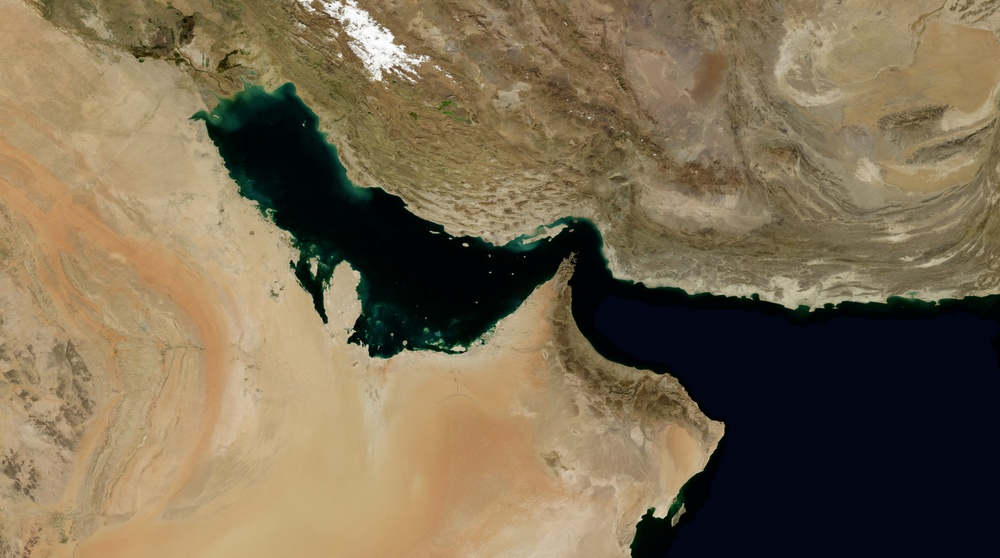
#> input picture map.jpg, 1000 x 558 px, shrunk from 5423 x 3025 before the run
$ python split_map.py
#> lines starting #> are read from the running program, lines starting #| are printed output that depends on the picture; after the words box and inside, x2 and y2 are one past the last pixel; in counts of white or black regions, pixels touching at a corner belong together
#!/usr/bin/env python3
"""Split map.jpg into land and ocean RGBA layers for the game engine.

Uses color classification + flood fill from ocean seeds to avoid
classifying dark mountain shadows as ocean.
"""

from PIL import Image, ImageFilter
import numpy as np
from collections import deque

src = Image.open("map.jpg").convert("RGB")
#> src is the input picture: PIL image 1000x558 RGB; mean R, G, B 122, 106.9, 81.1
arr = np.array(src, dtype=np.float32)
w, h = src.size
print(f"Source: {w}x{h}")
#| Source: 1000x558

# --- Per-pixel ocean candidate classification ---
r, g, b = arr[:,:,0], arr[:,:,1], arr[:,:,2]
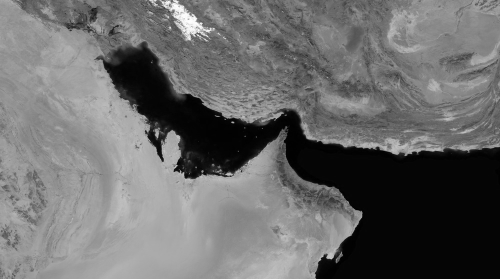
#> g: shape (558, 1000) float32 (shown at 1/2 size); min 0, max 255, mean 106.9
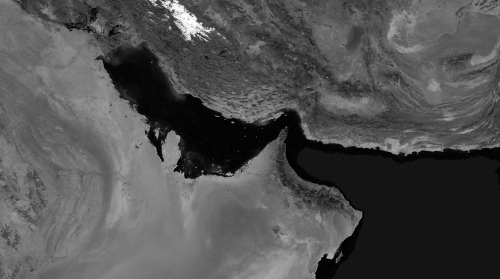
#> b: shape (558, 1000) float32 (shown at 1/2 size); min 0, max 255, mean 81.1
brightness = r * 0.299 + g * 0.587 + b * 0.114
max_c = np.maximum(np.maximum(r, g), b)
min_c = np.minimum(np.minimum(r, g), b)
chroma = max_c - min_c
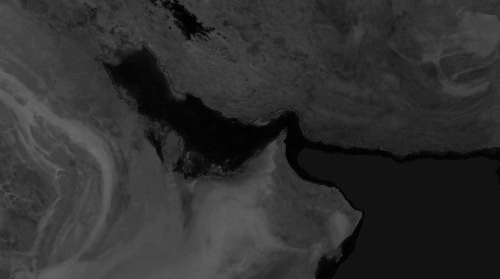
#> chroma: shape (558, 1000) float32 (shown at 1/2 size); min 0, max 103, mean 47.9

# Hue (0-360)
hue = np.zeros_like(brightness)
mask_nz = chroma > 0
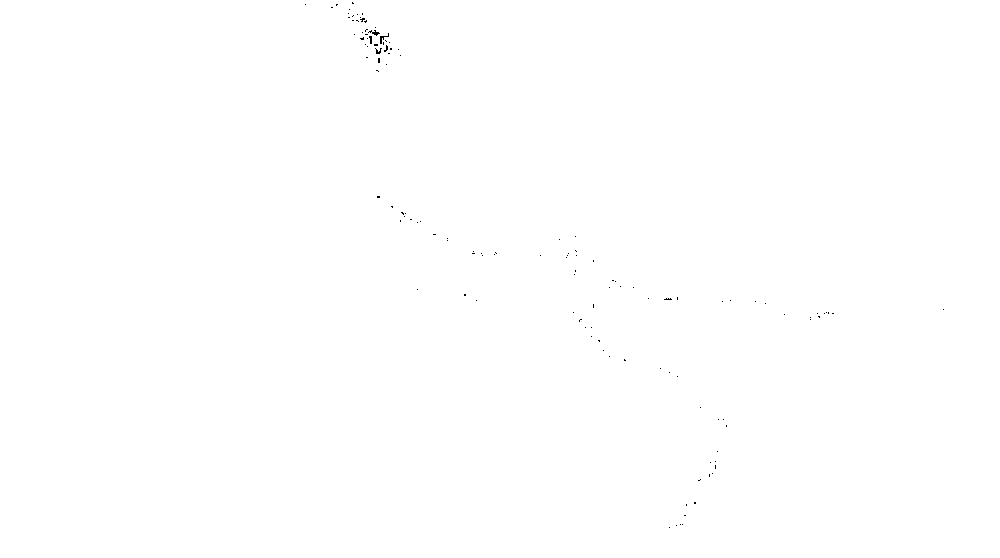
#> mask_nz: shape (558, 1000) bool; 99.9% white; black in thin lines or dots, all inside (x1, y1, x2, y2) = (305, 2, 944, 528)
mask_r = (max_c == r) & mask_nz
#> mask_r: shape (558, 1000) bool; 75.6% white; 60 black regions (49 under 20 px), largest, box (x1, y1, x2, y2) and area: (190, 74, 1000, 558) 134843, (365, 33, 396, 54) 286, (344, 8, 365, 22) 124
mask_g = (max_c == g) & mask_nz
#> mask_g: shape (558, 1000) bool; 6.7% white; 134 white regions (106 under 20 px), largest, box (x1, y1, x2, y2) and area: (189, 74, 766, 360) 29968, (768, 291, 1000, 322) 3023, (630, 463, 712, 558) 1750
mask_b = (max_c == b) & mask_nz
#> mask_b: shape (558, 1000) bool; 18.6% white; 122 white regions (103 under 20 px), largest, box (x1, y1, x2, y2) and area: (557, 228, 1000, 558) 85319, (236, 97, 562, 314) 17144, (381, 313, 415, 353) 453
hue[mask_r] = (60 * ((g[mask_r] - b[mask_r]) / chroma[mask_r])) % 360
hue[mask_g] = 60 * ((b[mask_g] - r[mask_g]) / chroma[mask_g]) + 120
hue[mask_b] = 60 * ((r[mask_b] - g[mask_b]) / chroma[mask_b]) + 240
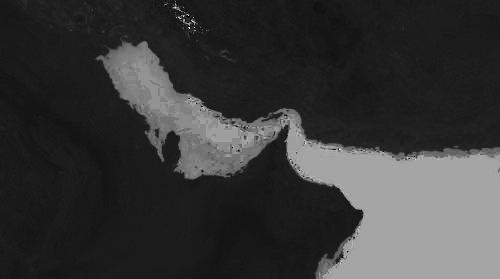
#> hue: shape (558, 1000) float32 (shown at 1/2 size); min 0, max 353.3, mean 78.4; drawn with min black and max white

# Ocean candidates: blue-green hue and dark, OR extremely dark
is_blue_green = (hue > 100) & (hue < 260)
#> is_blue_green: shape (558, 1000) bool; 23.6% white; 27 white regions (23 under 20 px), largest, box (x1, y1, x2, y2) and area: (192, 82, 1000, 558) 131288, (365, 37, 387, 52) 95, (352, 14, 362, 22) 39, (345, 8, 353, 17) 30
is_dark_water = is_blue_green & (brightness < 170)
#> is_dark_water: shape (558, 1000) bool; 23.5% white; 7 white regions (6 under 20 px), largest, box (x1, y1, x2, y2) and area: (192, 82, 1000, 558) 131284
is_very_dark = brightness < 25  # deep ocean nearly black
#> is_very_dark: shape (558, 1000) bool; 22.5% white; 33 white regions (32 under 20 px), largest, box (x1, y1, x2, y2) and area: (206, 93, 1000, 558) 125464
is_warm = ((hue < 60) | (hue > 310)) & (brightness > 50)
#> is_warm: shape (558, 1000) bool; 75.4% white; 125 black regions (110 under 20 px), largest, box (x1, y1, x2, y2) and area: (189, 74, 1000, 558) 135586, (364, 24, 398, 68) 507, (343, 8, 362, 22) 145

# Candidate = could be ocean (generous — flood fill will constrain)
candidate = (is_dark_water | is_very_dark) & ~is_warm
#> candidate: shape (558, 1000) bool; 23.7% white; 20 white regions (19 under 20 px), largest, box (x1, y1, x2, y2) and area: (192, 82, 1000, 558) 132466

# --- Flood fill from known ocean points ---
# Seed points in the middle of the Gulf (known ocean).
# Proportional to image size so they work at any resolution.
seeds = [
    (h // 2, w // 3),                 # mid-Gulf
    (h // 2, w // 2),                 # central
    (int(h * 0.30), int(w * 0.15)),   # northwest Gulf
    (int(h * 0.55), int(w * 0.65)),   # near strait
    (int(h * 0.45), int(w * 0.80)),   # Gulf of Oman
    (int(h * 0.48), int(w * 0.90)),   # far east Gulf of Oman
]

ocean_mask = np.zeros((h, w), dtype=bool)
visited = np.zeros((h, w), dtype=bool)
candidate_arr = np.array(candidate)

queue = deque()
for sy, sx in seeds:
    # Find nearest candidate pixel to seed (in case seed lands on non-candidate)
    found = False
    for radius in range(0, 50):
        for dy in range(-radius, radius + 1):
            for dx in range(-radius, radius + 1):
                ny, nx = sy + dy, sx + dx
                if 0 <= ny < h and 0 <= nx < w and candidate_arr[ny, nx] and not visited[ny, nx]:
                    queue.append((ny, nx))
                    visited[ny, nx] = True
                    ocean_mask[ny, nx] = True
                    found = True
        if found:
            break
#> ocean_mask: shape (558, 1000) bool; 0% white in thin lines or dots, all inside (x1, y1, x2, y2) = (195, 119, 915, 307)

print(f"Flood fill from {len(seeds)} seeds, queue start: {len(queue)}")
#| Flood fill from 6 seeds, queue start: 14

# 4-connected flood fill through candidate pixels
while queue:
    cy, cx = queue.popleft()
    for dy, dx in [(-1, 0), (1, 0), (0, -1), (0, 1)]:
        ny, nx = cy + dy, cx + dx
        if 0 <= ny < h and 0 <= nx < w and not visited[ny, nx] and candidate_arr[ny, nx]:
            visited[ny, nx] = True
            ocean_mask[ny, nx] = True
            queue.append((ny, nx))
#> ocean_mask: shape (558, 1000) bool; 23.7% white; 2 white regions (1 under 20 px), largest, box (x1, y1, x2, y2) and area: (192, 82, 1000, 558) 132465

print(f"After flood fill: {ocean_mask.sum()} ocean pixels ({ocean_mask.sum() / ocean_mask.size * 100:.1f}%)")
#| After flood fill: 132475 ocean pixels (23.7%)

# --- Morphological cleanup ---
mask_img = Image.fromarray((ocean_mask * 255).astype(np.uint8), mode='L')
# Close small gaps (islands that should be ocean-connected, thin coastal artifacts)
mask_img = mask_img.filter(ImageFilter.MaxFilter(3))
#> mask_img: PIL image 1000x558 L; 24.4% white; 2 white regions, box (x1, y1, x2, y2) and area: (191, 81, 1000, 558) 135881, (909, 291, 917, 295) 30
mask_img = mask_img.filter(ImageFilter.MinFilter(3))
#> mask_img: PIL image 1000x558 L; 23.8% white; 2 white regions (1 under 20 px), largest, box (x1, y1, x2, y2) and area: (192, 82, 1000, 558) 132679
# Smooth coastline
mask_img = mask_img.filter(ImageFilter.MedianFilter(5))
#> mask_img: PIL image 1000x558 L; 23.8% white; 3 white regions (2 under 20 px), largest, box (x1, y1, x2, y2) and area: (193, 82, 1000, 558) 132674
# Slight expansion to cover coastal fringe
mask_img = mask_img.filter(ImageFilter.MaxFilter(3))
#> mask_img: PIL image 1000x558 L; 24.3% white; 2 white regions, box (x1, y1, x2, y2) and area: (192, 81, 1000, 558) 135690, (532, 225, 543, 238) 65

ocean_final = np.array(mask_img) > 128

# Also fill any small enclosed holes in ocean (inland seas etc.)
# by flood-filling land from edges and inverting
land_from_edge = np.zeros((h, w), dtype=bool)
edge_queue = deque()
for y in range(h):
    for x in [0, w-1]:
        if not ocean_final[y, x] and not land_from_edge[y, x]:
            land_from_edge[y, x] = True
            edge_queue.append((y, x))
#> land_from_edge: shape (558, 1000) bool; 0.15% white in thin lines or dots
for x in range(w):
    for y in [0, h-1]:
        if not ocean_final[y, x] and not land_from_edge[y, x]:
            land_from_edge[y, x] = True
            edge_queue.append((y, x))
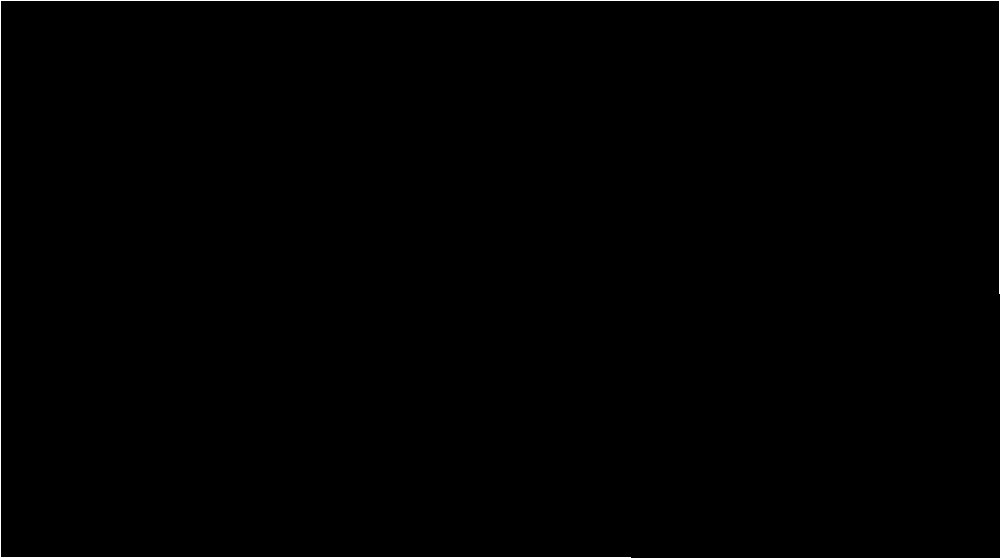
#> land_from_edge: shape (558, 1000) bool; 0.44% white in thin lines or dots

while edge_queue:
    cy, cx = edge_queue.popleft()
    for dy, dx in [(-1, 0), (1, 0), (0, -1), (0, 1)]:
        ny, nx = cy + dy, cx + dx
        if 0 <= ny < h and 0 <= nx < w and not ocean_final[ny, nx] and not land_from_edge[ny, nx]:
            land_from_edge[ny, nx] = True
            edge_queue.append((ny, nx))
#> land_from_edge: shape (558, 1000) bool; 75.6% white; 2 black regions, box (x1, y1, x2, y2) and area: (192, 81, 1000, 558) 135810, (532, 225, 543, 238) 65

# Pixels that are not ocean AND not reachable from edge = enclosed in ocean = should be ocean
# (But skip this if it would eat islands — only fill truly tiny holes)
enclosed = ~ocean_final & ~land_from_edge
#> enclosed: shape (558, 1000) bool; 0.02% white; 2 white regions, box (x1, y1, x2, y2) and area: (311, 259, 317, 273) 61, (672, 509, 685, 524) 59
print(f"Enclosed land pixels (potential holes): {enclosed.sum()}")
#| Enclosed land pixels (potential holes): 120

print(f"Final ocean: {ocean_final.sum() / ocean_final.size * 100:.1f}%")
#| Final ocean: 24.3%

# --- Build output layers ---
src_arr = np.array(src)
alpha_ocean = np.where(ocean_final, 255, 0).astype(np.uint8)
alpha_land = np.where(~ocean_final, 255, 0).astype(np.uint8)

ocean_rgba = np.zeros((h, w, 4), dtype=np.uint8)
ocean_rgba[:,:,:3] = src_arr
ocean_rgba[:,:,3] = alpha_ocean

land_rgba = np.zeros((h, w, 4), dtype=np.uint8)
land_rgba[:,:,:3] = src_arr
land_rgba[:,:,3] = alpha_land
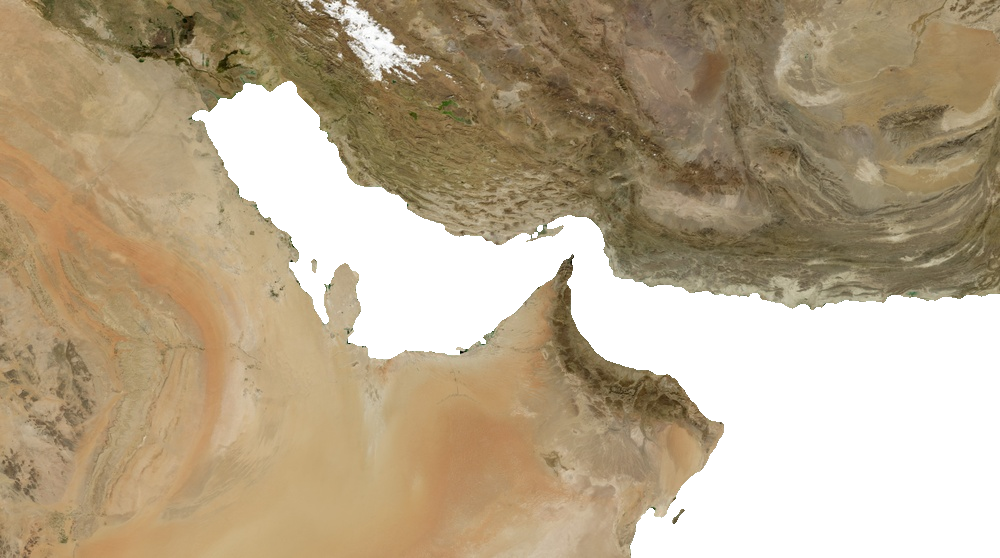
#> land_rgba: shape (558, 1000, 4); mean R, G, B, A 122, 106.9, 81.1, 193; transparent parts drawn white

Image.fromarray(ocean_rgba).save("hormuz-ocean-new.png")
Image.fromarray(land_rgba).save("hormuz-land-new.png")
print("Saved hormuz-ocean-new.png and hormuz-land-new.png")

$ run again, with hormuz-ocean.png saved as map.jpg
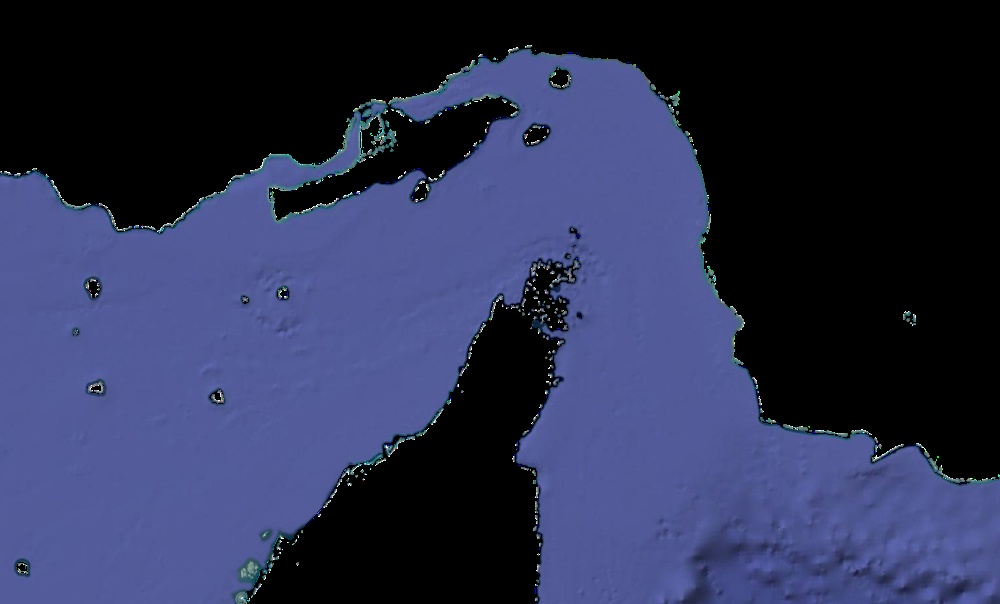
#> input picture hormuz-ocean.png, 1000 x 604 px, shrunk from 3398 x 2054 before the run
#> src is the input picture: PIL image 1000x604 RGB; mean R, G, B 43.3, 48.4, 80.5
#| Source: 1000x604
#> `mask_nz = chroma > 0`:
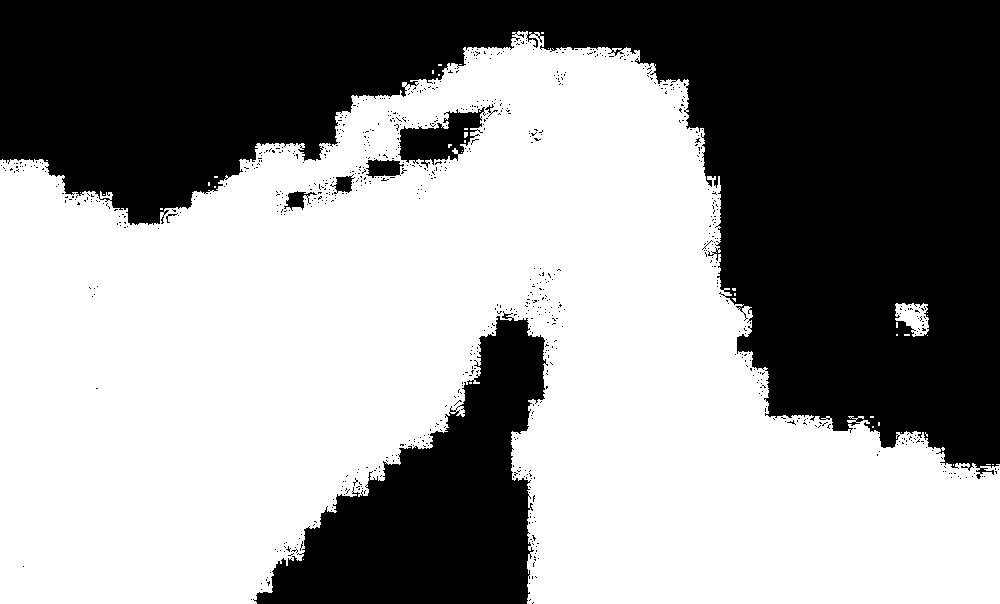
#> mask_nz: shape (604, 1000) bool; 58.6% white; 846 black regions (838 under 20 px), largest, box (x1, y1, x2, y2) and area: (0, 0, 1000, 479) 204539, (253, 311, 548, 604) 40021, (398, 107, 486, 168) 2618
#> mask_r: shape (604, 1000) bool; 1.2% white in thin lines or dots
#> mask_g: shape (604, 1000) bool; 2.2% white in thin lines or dots
#> mask_b: shape (604, 1000) bool; 55.5% white; 111 black regions (93 under 20 px), largest, box (x1, y1, x2, y2) and area: (0, 0, 1000, 482) 214791, (251, 267, 560, 604) 45087, (271, 97, 518, 221) 7224
#> is_blue_green: shape (604, 1000) bool; 57% white; 208 black regions (174 under 20 px), largest, box (x1, y1, x2, y2) and area: (0, 0, 1000, 480) 209670, (253, 306, 553, 604) 42321, (275, 99, 498, 215) 5396
#> is_dark_water: shape (604, 1000) bool; 56.9% white; 481 black regions (445 under 20 px), largest, box (x1, y1, x2, y2) and area: (0, 0, 1000, 480) 209861, (253, 306, 553, 604) 42403, (275, 99, 498, 215) 5528
#> is_very_dark: shape (604, 1000) bool; 46.2% white; 159 white regions (144 under 20 px), largest, box (x1, y1, x2, y2) and area: (0, 0, 1000, 485) 228160, (246, 260, 579, 604) 49241, (360, 117, 391, 154) 481
#> is_warm: shape (604, 1000) bool; 0.02% white in thin lines or dots, all inside (x1, y1, x2, y2) = (19, 49, 961, 566)
#> `candidate = (is_dark_water | is_very_dark) & ~is_warm`:
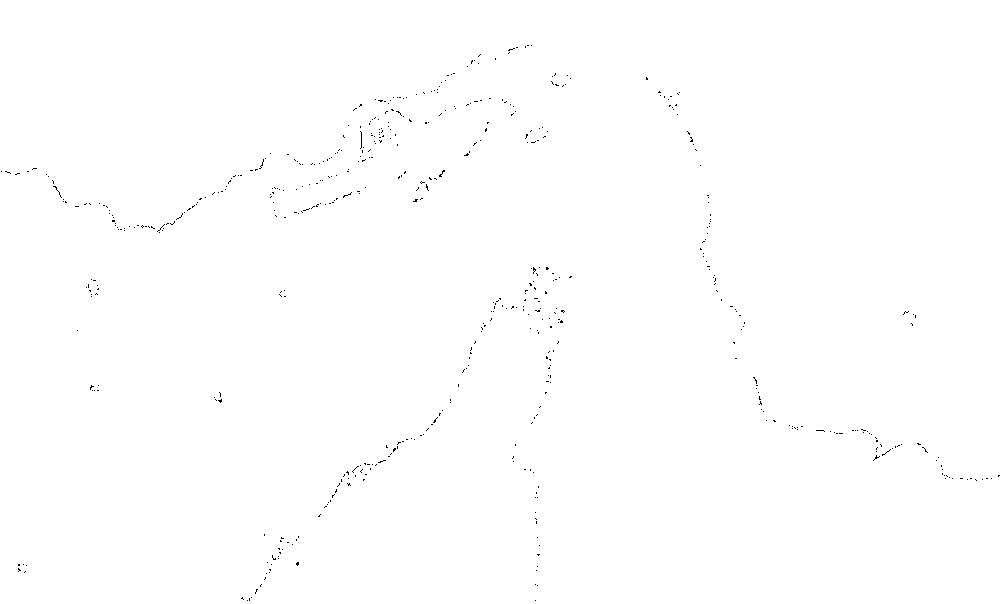
#> candidate: shape (604, 1000) bool; 99.8% white; black in thin lines or dots
#| Flood fill from 6 seeds, queue start: 6
#| After flood fill: 602594 ocean pixels (99.8%)
#> ocean_final: shape (604, 1000) bool; every value is 1
#| Enclosed land pixels (potential holes): 0
#| Final ocean: 100.0%
